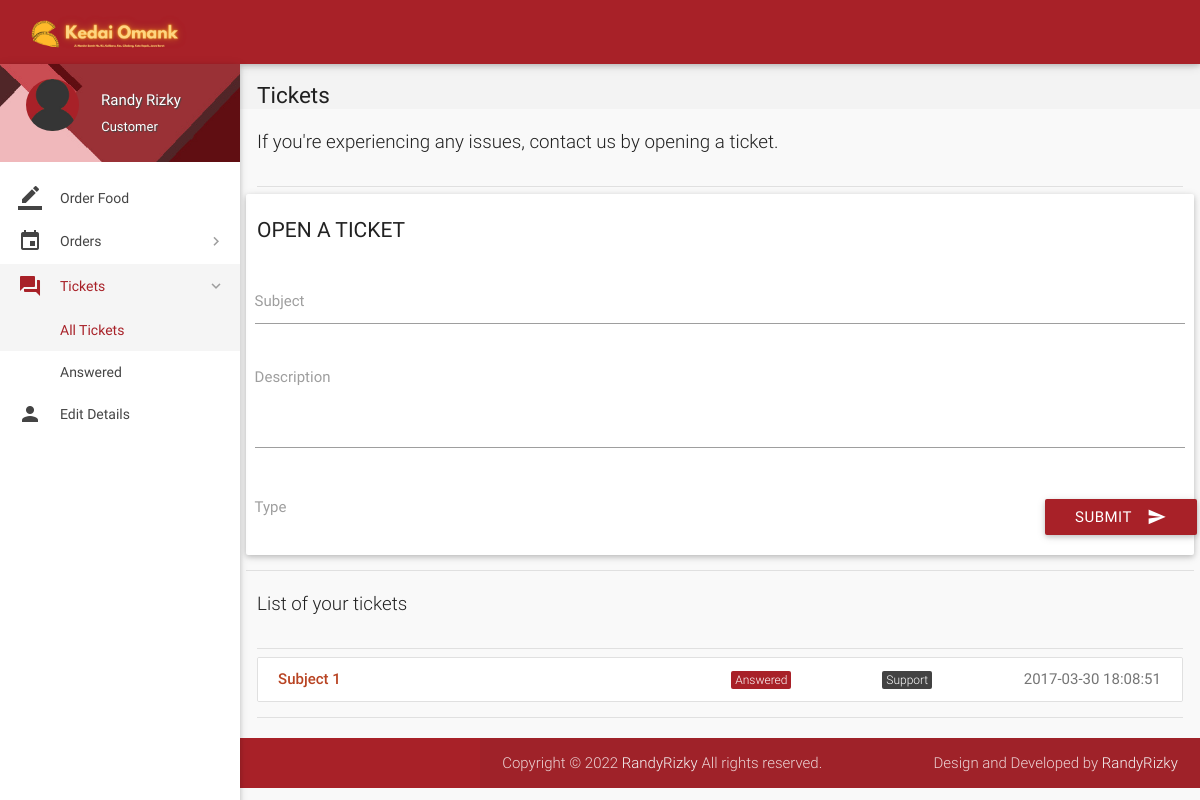
The app's page /tickets.php (signed in) with its own data.
### tables this page shows
CREATE TABLE `tickets` (
  `id` int(11) NOT NULL,
  `poster_id` int(11) NOT NULL,
  `subject` varchar(100) NOT NULL,
  `description` varchar(3000) NOT NULL,
  `status` varchar(8) NOT NULL DEFAULT 'Open',
  `type` varchar(30) NOT NULL DEFAULT 'Others',
  `date` datetime NOT NULL DEFAULT current_timestamp(),
  `deleted` tinyint(4) NOT NULL DEFAULT 0
);

### includes/connect.php (called while the page is built, shortened)
<?php
$name = $_SESSION['name'];
$role = $_SESSION['role'];
?>

### includes/wallet.php (called while the page is built, shortened)
<?php
$user_id=$_SESSION['user_id'];
?>

### tickets.php (the view, shortened to what this page needs)
<?php
include 'includes/connect.php';
include 'includes/wallet.php';
if ($_SESSION['customer_sid'] == session_id()) {
?>
  <!DOCTYPE html>
  <html lang="en">
  <head>
    <link href="css/materialize.min.css" type="text/css" rel="stylesheet" media="screen,projection">
    <link href="css/style.min.css" type="text/css" rel="stylesheet" media="screen,projection">
    <link href="css/custom/custom.min.css" type="text/css" rel="stylesheet" media="screen,projection">
    <link href="js/plugins/perfect-scrollbar/perfect-scrollbar.css" type="text/css" rel="stylesheet" media="screen,projection">
    <link href="js/plugins/data-tables/css/jquery.dataTables.min.css" type="text/css" rel="stylesheet" media="screen,projection">
  </head>
  <body>
    <header id="header" class="page-topbar">
      <div class="navbar-fixed">
        <nav class="navbar-color">
          <div class="nav-wrapper">
            <ul class="left">
              <li>
                <h1 class="logo-wrapper"><a href="index.php" class="brand-logo darken-1"><img src="images/Kedai-Omank2.png" alt="logo"></a> <span class="logo-text">Logo</span></h1>
              </li>
            </ul>
          </div>
        </nav>
      </div>
    </header>
    <div id="main">
      <div class="wrapper">
        <aside id="left-sidebar-nav">
          <ul id="slide-out" class="side-nav fixed leftside-navigation">
            <li class="user-details cyan darken-2">
              <div class="row">
                <div class="col col s4 m4 l4">
                  <img src="images/avatar.jpg" alt="" class="circle responsive-img valign profile-image">
                </div>
                <div class="col col s8 m8 l8">
                  <a class="btn-flat dropdown-button waves-effect waves-light white-text profile-btn" href="#" data-activates="profile-dropdown"><?php echo $name; ?> <i class="mdi-navigation-arrow-drop-down right"></i></a>
                  <p class="user-roal"><?php echo $role; ?></p>
                </div>
              </div>
            </li>
            <li class="bold"><a href="index.php" class="waves-effect waves-cyan"><i class="mdi-editor-border-color"></i> Order Food</a>
            </li>
            <li class="no-padding">
              <ul class="collapsible collapsible-accordion">
                <li class="bold"><a class="collapsible-header waves-effect waves-cyan"><i class="mdi-editor-insert-invitation"></i> Orders</a>
                </li>
              </ul>
            </li>
            <li class="no-padding">
              <ul class="collapsible collapsible-accordion">
                <li class="bold"><a class="collapsible-header waves-effect waves-cyan active"><i class="mdi-action-question-answer"></i> Tickets</a>
                  <div class="collapsible-body">
                    <ul>
                      <li class="<?php
                                  if (!isset($_GET['status'])) {
                                    echo 'active';
                                  } ?>
									"><a href="tickets.php">All Tickets</a>
                      </li>
                      <?php
                      $sql = mysqli_query($con, "SELECT DISTINCT status FROM tickets WHERE poster_id = $user_id AND not deleted;");
                      while ($row = mysqli_fetch_array($sql)) {
                        echo '<li class=' . (isset($_GET['status']) ? ($status == $_GET['status'] ? 'active' : '') : '') . '><a href="tickets.php?status=' . $row['status'] . '">' . $row['status'] . '</a>
                                    </li>';
                      }
                      ?>
                    </ul>
                  </div>
                </li>
              </ul>
            </li>
            <li class="bold"><a href="details.php" class="waves-effect waves-cyan"><i class="mdi-social-person"></i> Edit Details</a>
            </li>
          </ul>
        </aside>
        <section id="content">
          <div id="breadcrumbs-wrapper">
            <div class="container">
              <div class="row">
                <div class="col s12 m12 l12">
                  <h5 class="breadcrumbs-title">Tickets</h5>
                </div>
              </div>
            </div>
          </div>
          <div class="container">
            <p class="caption">If you're experiencing any issues, contact us by opening a ticket.</p>
            <div class="divider"></div>
            <div class="row">
              <div class="col s12 m4 l3">
                <h4 class="header">Open a ticket</h4>
              </div>
              <div>
                <div class="card-panel">
                  <div class="row">
                    <form class="formValidate" id="formValidate" method="post" action="routers/add-ticket.php" novalidate="novalidate" class="col s12">
                      <div class="row">
                        <div class="input-field col s12">
                          <input name="subject" id="subject" type="text" data-error=".errorTxt1">
                          <label for="subject" class="">Subject</label>
                        </div>
                      </div>
                      <div class="row">
                        <div class="input-field col s12">
                          <textarea name="description" id="description" class="materialize-textarea validate" data-error=".errorTxt2"></textarea>
                          <label for="description" class="">Description</label>
                        </div>
                      </div>
                      <div class="row">
                        <div class="input-field col s4">
                          <label>Type</label>
                        </div>
                      </div>
                      <div class="row">
                        <div class="row">
                          <div class="input-field col s12">
                            <button class="btn cyan waves-effect waves-light right" type="submit" name="action">Submit
                              <i class="mdi-content-send right"></i>
                            </button>
                          </div>
                        </div>
                      </div>
                    </form>
                  </div>
                </div>
              </div>
              <div class="divider"></div>
            </div>
          </div>
          <div class="container">
            <p class="caption">List of your tickets</p>
            <div class="divider"></div>
            <div id="work-collections">
              <ul id="projects-collection" class="collection">
                <?php
                if (isset($_GET['status'])) {
                  $status = $_GET['status'];
                } else {
                  $status = '%';
                }
                $sql = mysqli_query($con, "SELECT * FROM tickets WHERE poster_id = $user_id AND status LIKE '$status' AND not deleted;");
                while ($row = mysqli_fetch_array($sql)) {
                  echo '<a href="view-ticket.php?id=' . $row['id'] . '"class="collection-item">
                                        <div class="row">
                                            <div class="col s6">
                                                <p class="collections-title">' . $row['subject'] . '</p>
                                            </div>
                                            <div class="col s2">
                                            <span class="task-cat cyan">' . $row['status'] . '</span></div>
                                            <div class="col s2">
                                            <span class="task-cat grey darken-3">' . $row['type'] . '</span></div>
                                            <div class="col s2">
                                            <span class="badge">' . $row['date'] . '</span></div>
                                        </div>
                                    </a>';
                }
                ?>
              </ul>
            </div>
            <div class="divider"></div>
          </div>
      </div>
      <footer class="page-footer">
        <div class="footer-copyright">
          <div class="container">
            <span>Copyright © 2022 <a class="grey-text text-lighten-4" href="https://www.linkedin.com/in/randyrzkiii" target="_blank">RandyRizky</a> All rights reserved.</span>
            <span class="right"> Design and Developed by <a class="grey-text text-lighten-4" href="https://www.linkedin.com/in/randyrzkiii">RandyRizky</a></span>
          </div>
        </div>
      </footer>
  </body>
  </html>
<?php
} else {
  if ($_SESSION['admin_sid'] == session_id()) {
    header("location:all-tickets.php");
  } else {
    header("location:login.php");
  }
}
?>

### records on screen
tickets: subject "Subject 1", status "Answered", type "Support", date "2017-03-30 18:08:51"

### other values on screen
$name "Randy Rizky"
$role "Customer"
$row['status'] "Answered"
